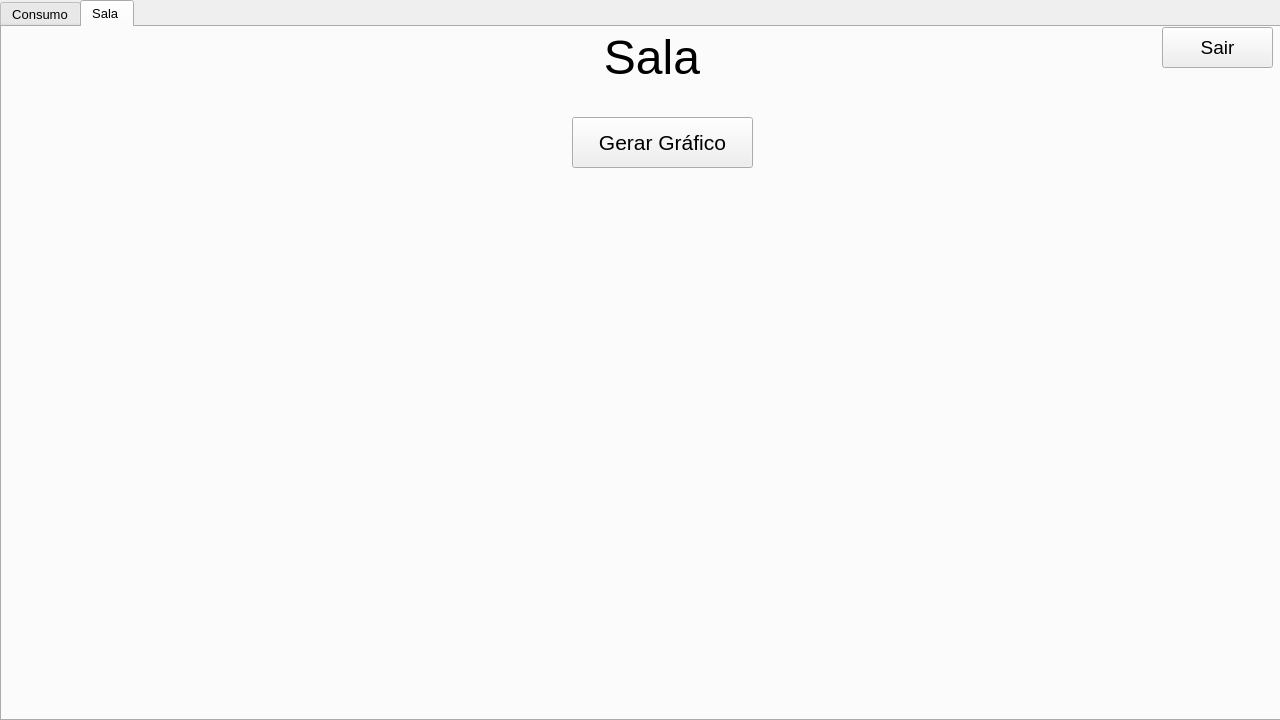
<?xml version="1.0" encoding="UTF-8"?>
<ui version="4.0">
 <class>MainWindow</class>
 <widget class="QMainWindow" name="MainWindow">
  <property name="geometry">
   <rect>
    <x>0</x>
    <y>0</y>
    <width>1280</width>
    <height>720</height>
   </rect>
  </property>
  <property name="maximumSize">
   <size>
    <width>1920</width>
    <height>1080</height>
   </size>
  </property>
  <property name="windowTitle">
   <string>MainWindow</string>
  </property>
  <widget class="QWidget" name="centralwidget">
   <widget class="QTabWidget" name="tabWidget">
    <property name="geometry">
     <rect>
      <x>0</x>
      <y>0</y>
      <width>1281</width>
      <height>721</height>
     </rect>
    </property>
    <property name="font">
     <font>
      <pointsize>10</pointsize>
     </font>
    </property>
    <property name="currentIndex">
     <number>1</number>
    </property>
    <widget class="QWidget" name="tab">
     <attribute name="title">
      <string>Consumo</string>
     </attribute>
     <widget class="QLabel" name="label">
      <property name="geometry">
       <rect>
        <x>450</x>
        <y>-10</y>
        <width>400</width>
        <height>60</height>
       </rect>
      </property>
      <property name="font">
       <font>
        <pointsize>28</pointsize>
       </font>
      </property>
      <property name="layoutDirection">
       <enum>Qt::LeftToRight</enum>
      </property>
      <property name="text">
       <string>Meu Consumo</string>
      </property>
      <property name="alignment">
       <set>Qt::AlignCenter</set>
      </property>
     </widget>
     <widget class="QLabel" name="data">
      <property name="geometry">
       <rect>
        <x>780</x>
        <y>630</y>
        <width>521</width>
        <height>61</height>
       </rect>
      </property>
      <property name="font">
       <font>
        <family>Arial Rounded MT Bold</family>
        <pointsize>14</pointsize>
       </font>
      </property>
      <property name="text">
       <string>Data</string>
      </property>
      <property name="alignment">
       <set>Qt::AlignCenter</set>
      </property>
     </widget>
     <widget class="QLabel" name="label_3">
      <property name="geometry">
       <rect>
        <x>1080</x>
        <y>530</y>
        <width>191</width>
        <height>41</height>
       </rect>
      </property>
      <property name="font">
       <font>
        <pointsize>14</pointsize>
       </font>
      </property>
      <property name="text">
       <string>Teste de Botão</string>
      </property>
      <property name="alignment">
       <set>Qt::AlignCenter</set>
      </property>
     </widget>
     <widget class="QPushButton" name="btn_teste">
      <property name="geometry">
       <rect>
        <x>1080</x>
        <y>580</y>
        <width>191</width>
        <height>51</height>
       </rect>
      </property>
      <property name="font">
       <font>
        <pointsize>14</pointsize>
       </font>
      </property>
      <property name="text">
       <string>Pressione Aqui</string>
      </property>
     </widget>
     <widget class="QPushButton" name="btn_sair">
      <property name="geometry">
       <rect>
        <x>1160</x>
        <y>0</y>
        <width>111</width>
        <height>41</height>
       </rect>
      </property>
      <property name="font">
       <font>
        <pointsize>14</pointsize>
       </font>
      </property>
      <property name="text">
       <string>Sair</string>
      </property>
     </widget>
     <widget class="QLabel" name="label_4">
      <property name="geometry">
       <rect>
        <x>180</x>
        <y>110</y>
        <width>211</width>
        <height>33</height>
       </rect>
      </property>
      <property name="font">
       <font>
        <pointsize>16</pointsize>
       </font>
      </property>
      <property name="text">
       <string>Consumo Mensal:</string>
      </property>
     </widget>
     <widget class="QLabel" name="label_5">
      <property name="geometry">
       <rect>
        <x>660</x>
        <y>110</y>
        <width>271</width>
        <height>33</height>
       </rect>
      </property>
      <property name="font">
       <font>
        <pointsize>16</pointsize>
       </font>
      </property>
      <property name="text">
       <string>Consumo Instantâneo:</string>
      </property>
     </widget>
     <widget class="QLabel" name="consumo_mensal">
      <property name="geometry">
       <rect>
        <x>390</x>
        <y>110</y>
        <width>101</width>
        <height>33</height>
       </rect>
      </property>
      <property name="font">
       <font>
        <pointsize>16</pointsize>
       </font>
      </property>
      <property name="text">
       <string>------</string>
      </property>
      <property name="alignment">
       <set>Qt::AlignCenter</set>
      </property>
     </widget>
     <widget class="QLabel" name="label_7">
      <property name="geometry">
       <rect>
        <x>510</x>
        <y>110</y>
        <width>81</width>
        <height>33</height>
       </rect>
      </property>
      <property name="font">
       <font>
        <pointsize>16</pointsize>
       </font>
      </property>
      <property name="text">
       <string>kW</string>
      </property>
     </widget>
     <widget class="QLabel" name="label_8">
      <property name="geometry">
       <rect>
        <x>1050</x>
        <y>110</y>
        <width>81</width>
        <height>33</height>
       </rect>
      </property>
      <property name="font">
       <font>
        <pointsize>16</pointsize>
       </font>
      </property>
      <property name="text">
       <string>kW</string>
      </property>
     </widget>
     <widget class="QLabel" name="consumo_instantaneo">
      <property name="geometry">
       <rect>
        <x>930</x>
        <y>110</y>
        <width>101</width>
        <height>33</height>
       </rect>
      </property>
      <property name="font">
       <font>
        <pointsize>16</pointsize>
       </font>
      </property>
      <property name="text">
       <string>-----</string>
      </property>
      <property name="alignment">
       <set>Qt::AlignCenter</set>
      </property>
     </widget>
    </widget>
    <widget class="QWidget" name="tab_2">
     <attribute name="title">
      <string>Sala </string>
     </attribute>
     <widget class="QLabel" name="label_2">
      <property name="geometry">
       <rect>
        <x>450</x>
        <y>0</y>
        <width>400</width>
        <height>60</height>
       </rect>
      </property>
      <property name="font">
       <font>
        <pointsize>36</pointsize>
       </font>
      </property>
      <property name="layoutDirection">
       <enum>Qt::LeftToRight</enum>
      </property>
      <property name="text">
       <string>Sala</string>
      </property>
      <property name="alignment">
       <set>Qt::AlignCenter</set>
      </property>
     </widget>
     <widget class="QPushButton" name="btn_sair2">
      <property name="geometry">
       <rect>
        <x>1160</x>
        <y>0</y>
        <width>111</width>
        <height>41</height>
       </rect>
      </property>
      <property name="font">
       <font>
        <pointsize>14</pointsize>
       </font>
      </property>
      <property name="text">
       <string>Sair</string>
      </property>
     </widget>
     <widget class="QPushButton" name="pushButton_generate_random_signal">
      <property name="geometry">
       <rect>
        <x>570</x>
        <y>90</y>
        <width>181</width>
        <height>51</height>
       </rect>
      </property>
      <property name="font">
       <font>
        <pointsize>16</pointsize>
       </font>
      </property>
      <property name="text">
       <string>Gerar Gráfico</string>
      </property>
     </widget>
     <widget class="MplWidget" name="MplWidget" native="true">
      <property name="geometry">
       <rect>
        <x>200</x>
        <y>160</y>
        <width>921</width>
        <height>521</height>
       </rect>
      </property>
     </widget>
    </widget>
   </widget>
  </widget>
 </widget>
 <customwidgets>
  <customwidget>
   <class>MplWidget</class>
   <extends>QWidget</extends>
   <header>mplwidget.h</header>
   <container>1</container>
  </customwidget>
 </customwidgets>
 <resources/>
 <connections/>
</ui>
